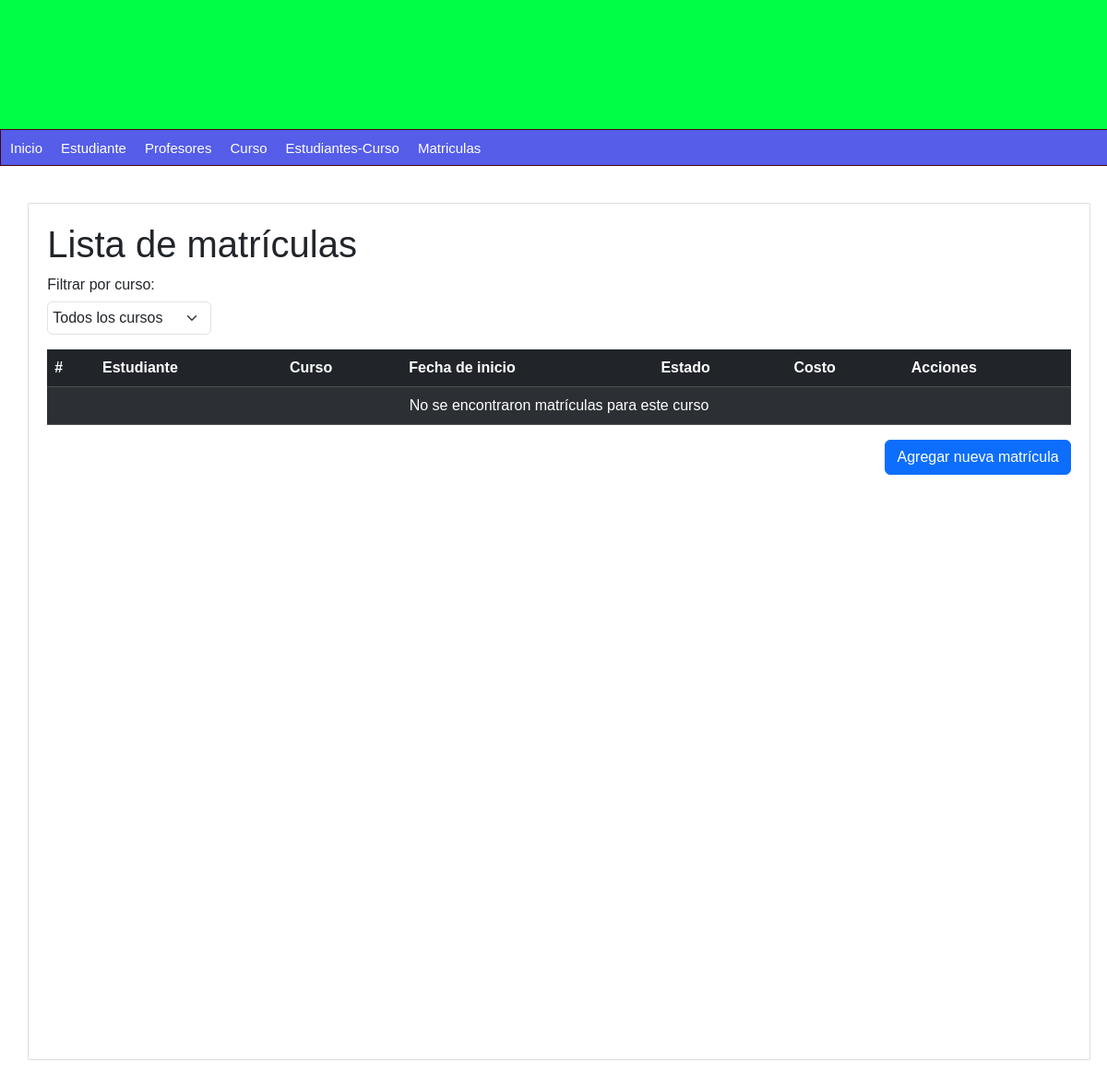
Page /matriculas/ on the earlier database version.
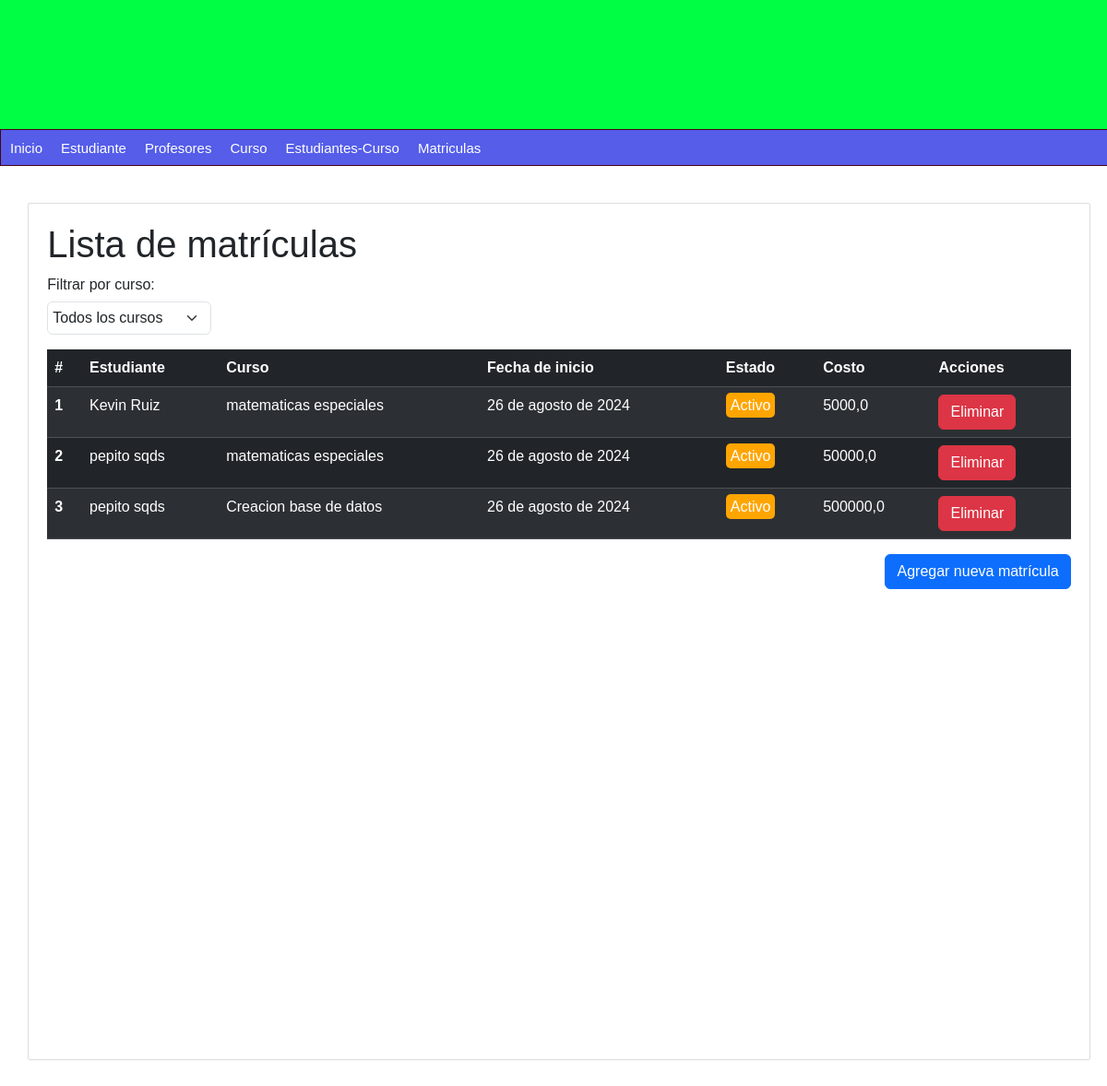
Same page on the later database version.
### matricula/models.py (models this page shows, shortened)
class Matricula(models.Model):
    estado = models.CharField(max_length=150)
    fecha_inicio = models.DateField()
    costo = models.DecimalField(max_digits=8, decimal_places=1)
    estudiante_curso = models.ForeignKey(EstudianteCurso, on_delete=models.CASCADE)
    class Meta:
        db_table = 'Matriculas'

### estudiante_curso/models.py (models this page shows, shortened)
class EstudianteCurso(models.Model):
    estudiante = models.ForeignKey(Persona, on_delete=models.CASCADE, related_name='cursos')  # Cascade delete
    curso = models.ForeignKey(curso, on_delete=models.CASCADE)  # Cambiado a CASCADE
    fechaInicio = models.DateField()
    fechaFinal = models.DateField()
    estado = models.CharField(max_length=100)
    notaFinal = models.DecimalField(max_digits=3, decimal_places=2)
    class Meta:
        db_table = 'Estudiantes_Cursos'

### persona/models.py (models this page shows, shortened)
class Persona(models.Model):
    nombre = models.CharField(max_length=100)
    apellidos = models.CharField(max_length=100)
    dni = models.CharField(max_length=10, unique=True)
    telefono = models.CharField(max_length=10)
    email = models.EmailField()
    fecha_nacimiento = models.DateField()
    rol = models.CharField(max_length=20)
    created_at = models.DateTimeField(auto_now_add=True)
    class Meta:
        db_table = 'persona'

### matricula/views.py (the view)
# urls.py: path('matriculas/', lista_matriculas, name='lista-matriculas'),
def lista_matriculas(request):
    cursos = curso.objects.all()  # Obtener todos los cursos disponibles
    curso_seleccionado = request.GET.get('curso')  # Obtener el curso seleccionado del filtro
    if curso_seleccionado:
        matriculas = Matricula.objects.filter(estudiante_curso__curso=curso_seleccionado)  # Filtrar por curso seleccionado
    else:
        matriculas = Matricula.objects.all()  # Mostrar todas las matrículas si no se selecciona un curso
    return render(request, 'lista_matricula.html', {
        'title': 'Lista de matrículas',
        'matriculas': matriculas,
        'cursos': cursos,  # Pasar los cursos a la plantilla
        'curso_seleccionado': curso_seleccionado  # Pasar el curso seleccionado a la plantilla
    })

### matricula/templates/lista_matricula.html (shortened to what this page needs)
{% extends "index.html" %}
{% block content %}
<h1>{{ title }}</h1>
<link rel="stylesheet" type="text/css" href="https://cdn.datatables.net/1.11.5/css/jquery.dataTables.css">
<form method="get" class="mb-3">
    <label for="curso">Filtrar por curso:</label>
    <select name="curso" id="curso" class="form-select" onchange="this.form.submit()">
        <option value="">Todos los cursos</option>
    </select>
</form>
<table id="miTablaMatriculas" class="table table-dark table-striped">
    <thead>
        <tr>
            <th scope="col">#</th>
            <th scope="col">Estudiante</th>
            <th scope="col">Curso</th>
            <th scope="col">Fecha de inicio</th>
            <th scope="col">Estado</th>
            <th scope="col">Costo</th>
            <th scope="col">Acciones</th>
        </tr>
    </thead>
    <tbody>
        {% for matricula in matriculas %}
        <tr>
            <th scope="row">{{ forloop.counter }}</th>
            <td>{{ matricula.estudiante_curso.estudiante.nombre }} {{ matricula.estudiante_curso.estudiante.apellidos }}</td>
            <td>{{ matricula.estudiante_curso.curso.nombre }}</td>
            <td>{{ matricula.fecha_inicio }}</td>
            <td>
                <span class="
                    {% if matricula.estado == 'Activo' %} estado-activo
                    {% elif matricula.estado == 'Suspendido' %} estado-suspendido
                    {% elif matricula.estado == 'Finalizado' %} estado-finalizado
                    {% endif %}
                ">
                    {{ matricula.estado }}
                </span>
            </td>
            <td>{{ matricula.costo }}</td>
            <td>
                <a href="{% url 'eliminar-matricula' matricula.id %}" class="btn btn-danger" onclick="return confirmarEliminacion();">Eliminar</a>
            </td>
        </tr>
        {% empty %}
        <tr>
            <td colspan="7" class="text-center">No se encontraron matrículas para este curso</td>
        </tr>
        {% endfor %}
    </tbody>
</table>
<div class="d-flex justify-content-end">
    <a href="{% url 'formulario_matricula' %}" class="btn btn-primary">Agregar nueva matrícula</a>
</div>
{% endblock %}

Differences in the rows shown:
added Matricula: estudiante_curso.estudiante.nombre "Kevin", estudiante_curso.estudiante.apellidos "Ruiz", estudiante_curso.curso.nombre "matematicas especiales", fecha_inicio "26 de agosto de 2024", estado "Activo", costo "5000,0"
added Matricula: estudiante_curso.estudiante.nombre "pepito", estudiante_curso.estudiante.apellidos "sqds", estudiante_curso.curso.nombre "matematicas especiales", fecha_inicio "26 de agosto de 2024", estado "Activo", costo "50000,0"
added Matricula: estudiante_curso.estudiante.nombre "pepito", estudiante_curso.estudiante.apellidos "sqds", estudiante_curso.curso.nombre "Creacion base de datos", fecha_inicio "26 de agosto de 2024", estado "Activo", costo "500000,0"
Other differences:
text no longer shown: "No se encontraron matrículas para este curso"
